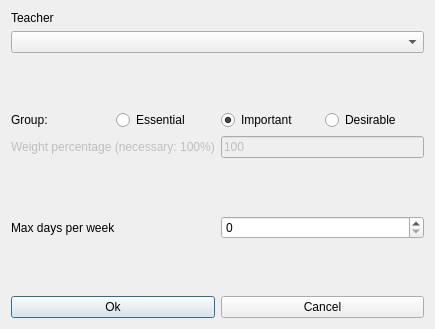
<?xml version="1.0" encoding="UTF-8"?>
<ui version="4.0">
 <class>ModifyConstraintTeacherMaxDaysPerWeekForm_template</class>
 <widget class="QDialog" name="ModifyConstraintTeacherMaxDaysPerWeekForm_template">
  <property name="geometry">
   <rect>
    <x>0</x>
    <y>0</y>
    <width>435</width>
    <height>329</height>
   </rect>
  </property>
  <property name="windowTitle">
   <string extracomment="This is the title of the dialog to modify a constraint of this type">Modify teacher max days per week</string>
  </property>
  <layout class="QVBoxLayout" name="verticalLayout_2">
   <item>
    <layout class="QVBoxLayout" name="verticalLayout">
     <item>
      <widget class="QLabel" name="teacherTextLabel">
       <property name="frameShape">
        <enum>QFrame::NoFrame</enum>
       </property>
       <property name="frameShadow">
        <enum>QFrame::Plain</enum>
       </property>
       <property name="text">
        <string>Teacher</string>
       </property>
       <property name="wordWrap">
        <bool>false</bool>
       </property>
      </widget>
     </item>
     <item>
      <widget class="QComboBox" name="teachersComboBox">
       <property name="editable">
        <bool>false</bool>
       </property>
       <property name="insertPolicy">
        <enum>QComboBox::NoInsert</enum>
       </property>
       <property name="autoCompletion">
        <bool>false</bool>
       </property>
       <property name="duplicatesEnabled">
        <bool>false</bool>
       </property>
      </widget>
     </item>
    </layout>
   </item>
   <item>
    <spacer name="verticalSpacer">
     <property name="orientation">
      <enum>Qt::Vertical</enum>
     </property>
     <property name="sizeHint" stdset="0">
      <size>
       <width>20</width>
       <height>38</height>
      </size>
     </property>
    </spacer>
   </item>
   <item>
    <layout class="QHBoxLayout" name="horizontalLayout_4">
     <item>
      <widget class="QLabel" name="groupTextLabel">
       <property name="text">
        <string>Group:</string>
       </property>
      </widget>
     </item>
     <item>
      <widget class="QRadioButton" name="essentialRadioButton">
       <property name="text">
        <string>Essential</string>
       </property>
      </widget>
     </item>
     <item>
      <widget class="QRadioButton" name="importantRadioButton">
       <property name="text">
        <string>Important</string>
       </property>
       <property name="checked">
        <bool>true</bool>
       </property>
      </widget>
     </item>
     <item>
      <widget class="QRadioButton" name="desirableRadioButton">
       <property name="text">
        <string>Desirable</string>
       </property>
      </widget>
     </item>
    </layout>
   </item>
   <item>
    <layout class="QHBoxLayout" name="horizontalLayout_2">
     <item>
      <widget class="QLabel" name="weightTextLabel">
       <property name="enabled">
        <bool>false</bool>
       </property>
       <property name="frameShape">
        <enum>QFrame::NoFrame</enum>
       </property>
       <property name="frameShadow">
        <enum>QFrame::Plain</enum>
       </property>
       <property name="text">
        <string>Weight percentage (necessary: 100%)</string>
       </property>
       <property name="wordWrap">
        <bool>false</bool>
       </property>
      </widget>
     </item>
     <item>
      <widget class="QLineEdit" name="weightLineEdit">
       <property name="enabled">
        <bool>false</bool>
       </property>
       <property name="text">
        <string notr="true">100</string>
       </property>
      </widget>
     </item>
    </layout>
   </item>
   <item>
    <spacer name="verticalSpacer_2">
     <property name="orientation">
      <enum>Qt::Vertical</enum>
     </property>
     <property name="sizeHint" stdset="0">
      <size>
       <width>20</width>
       <height>39</height>
      </size>
     </property>
    </spacer>
   </item>
   <item>
    <layout class="QHBoxLayout" name="horizontalLayout_3">
     <item>
      <widget class="QLabel" name="maxDaysTextLabel">
       <property name="frameShape">
        <enum>QFrame::NoFrame</enum>
       </property>
       <property name="frameShadow">
        <enum>QFrame::Plain</enum>
       </property>
       <property name="text">
        <string>Max days per week</string>
       </property>
       <property name="wordWrap">
        <bool>false</bool>
       </property>
      </widget>
     </item>
     <item>
      <widget class="QSpinBox" name="maxDaysSpinBox"/>
     </item>
    </layout>
   </item>
   <item>
    <spacer name="verticalSpacer_3">
     <property name="orientation">
      <enum>Qt::Vertical</enum>
     </property>
     <property name="sizeHint" stdset="0">
      <size>
       <width>20</width>
       <height>38</height>
      </size>
     </property>
    </spacer>
   </item>
   <item>
    <layout class="QHBoxLayout" name="horizontalLayout">
     <item>
      <widget class="QPushButton" name="okPushButton">
       <property name="text">
        <string>Ok</string>
       </property>
      </widget>
     </item>
     <item>
      <widget class="QPushButton" name="cancelPushButton">
       <property name="text">
        <string>Cancel</string>
       </property>
      </widget>
     </item>
    </layout>
   </item>
  </layout>
 </widget>
 <layoutdefault spacing="6" margin="11"/>
 <resources/>
 <connections/>
</ui>
